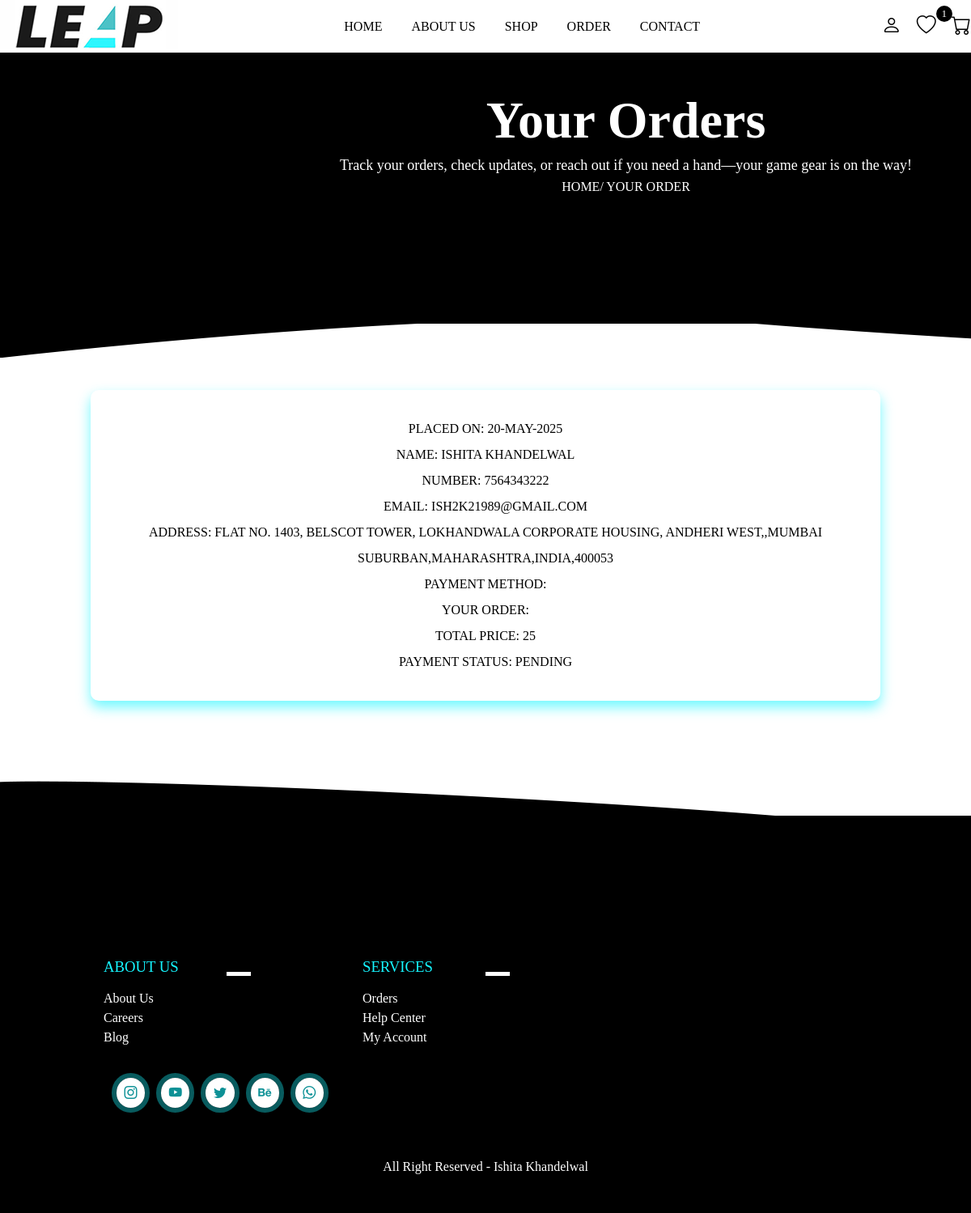
Screenshot of /order.php (signed in) with the database file from the repository.
### tables this page shows
CREATE TABLE `orders` (
  `id` int(255) NOT NULL,
  `user_id` int(255) NOT NULL,
  `name` varchar(255) NOT NULL,
  `number` varchar(255) NOT NULL,
  `email` varchar(255) NOT NULL,
  `method` varchar(255) NOT NULL,
  `address` varchar(255) NOT NULL,
  `total_products` varchar(255) NOT NULL,
  `total_price` varchar(255) NOT NULL,
  `placed_on` varchar(255) NOT NULL,
  `payment_status` varchar(255) NOT NULL DEFAULT 'pending'
);

### order.php (the view, shortened to what this page needs)
<?php
    include 'connection.php';
    $user_id = $_SESSION['user_id'];
?>
<!DOCTYPE html>
<html lang="en">
<head>
    <link rel="stylesheet" href="https://cdn.jsdelivr.net/npm/bootstrap-icons@1.9.1/font/bootstrap-icons.css">
    <link rel="stylesheet" href="main.css">
</head>
<body>
    <?php include 'header.php'; ?>
    <div class="banner">
        <div class="detail">
            <h1>Your Orders</h1>
            <p>Track your orders, check updates, or reach out if you need a hand—your game gear is on the way!</p>
            <a href="index.php">home</a><span>/ Your Order</span>
        </div>
    </div>
    <div class="order-section">
        <div class="box-container">
            <?php
                $select_orders=mysqli_query($conn, "SELECT * FROM `orders` WHERE user_id='$user_id'") or die('query failed');
                if (mysqli_num_rows($select_orders)>0) {
                    while($fetch_orders = mysqli_fetch_assoc($select_orders)){
            ?>
            <div class="box">
                <p>placed on: <span><?php echo $fetch_orders['placed_on']; ?></span></p>
                <p>name: <span><?php echo $fetch_orders['name']; ?></span></p>
                <p>number: <span><?php echo $fetch_orders['number']; ?></span></p>
                <p>email: <span><?php echo $fetch_orders['email']; ?></span></p>
                <p>address: <span><?php echo $fetch_orders['address']; ?></span></p>
                <p>payment method: <span><?php echo $fetch_orders['method']; ?></span></p>
                <p>your order: <span><?php echo $fetch_orders['total_products']; ?></span></p>
                <p>total price: <span><?php echo $fetch_orders['total_price']; ?></span></p>
                <p>payment status: <span><?php echo $fetch_orders['payment_status']; ?></span></p>
            </div>
            <?php
                    }
                }else{
                        echo '
                            <div class="empty">
                                <p>no order placed yet!</p>
                            </div>
                        ';
                }
            ?>
        </div>
    </div>
    <?php include 'footer.php'; ?>
</body>
</html>

### main.css (style rules this page uses)
* { margin: 0; padding: 0; box-sizing: border-box; }
:root { --box-shadow: 0px 0px 0px 6px #0d9196a1; --box-shadow2: 0 .5rem 1rem #15f3ff9c; --blue: #0d9196; --black: #000; --lightblue: #15f5ff; }
a { text-decoration: none; }
.banner { background-color: var(--black); width: 100%; height: auto; min-height: 50vh; position: relative; z-index: 1; }
.banner .detail { position: absolute; padding: 7rem 0; left: 35%; text-align: center; z-index: 200; color: #fff; }
.banner .detail h1 { font-size: 4rem; color: #fff; text-transform: capitalize; }
.banner .detail p { color: #fff; font-size: 18px; line-height: 2; }
.banner .detail a { text-transform: uppercase; color: #fff; }
.banner .detail span { color: #fff; text-transform: uppercase; }
.box-container { padding: 2% 8%; display: grid; grid-template-columns: repeat(auto-fit, minmax(20rem, 1fr)); column-gap: 1rem; }
.box-container .box, .popular-brands-content .card { background: #fff; box-shadow: var(--box-shadow2); padding: 2rem; margin: 1rem; text-align: center; border-radius: 10px; line-height: 2; text-transform: uppercase; position: relative; max-width: max-content; }

### rows the page displays
orders: placed_on "20-MAY-2025", name "ISHITA KHANDELWAL", number "7564343222", email "ISH2K21989@GMAIL.COM", address "FLAT NO. 1403, BELSCOT TOWER, LOKHANDWALA CORPORATE HOUSING, ANDHERI WEST,,MUMBAI SUBURBAN,MAHARASHTRA,INDIA,400053", total_price "25", payment_status "PENDING"

### other values shown
$wishlist_num_rows "1"
